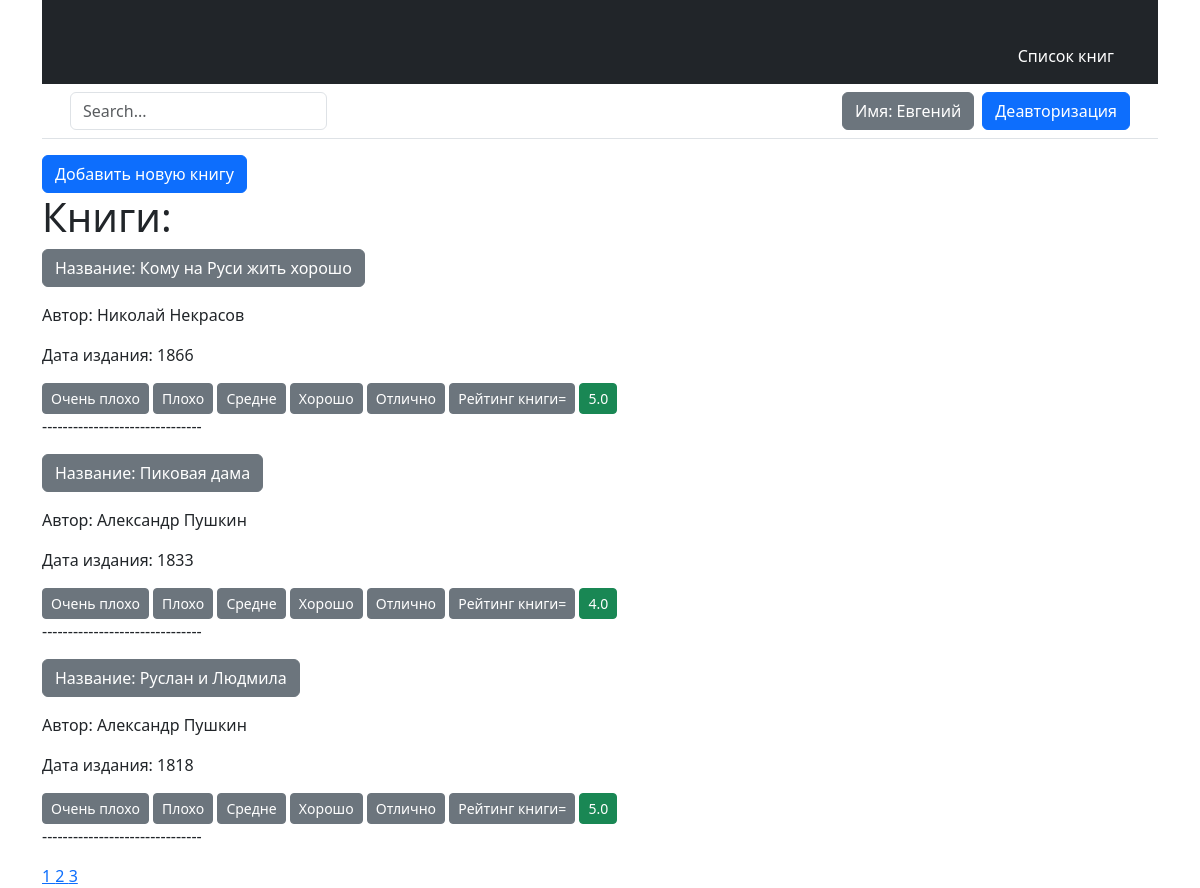
/books/ (signed in), run on the app's committed database.
### books_app/models.py (models this page shows, shortened)
class Visitor(models.Model):
    user = models.OneToOneField(User, on_delete=models.CASCADE)
    name = models.CharField(max_length=100)
    surname = models.CharField(max_length=100)
    bio = models.TextField(max_length=500, blank=True)

class Book(models.Model):
    class META:
        ordering = ["name"]
    class BookManager(models.Manager):
        '''
        Кастомный менеджер для модели книг
        '''
    name = models.CharField(max_length=100, verbose_name='Название книги')
    author = models.ForeignKey(Author, on_delete=models.CASCADE, verbose_name='Автор')
    year = models.PositiveSmallIntegerField(verbose_name='Год издания')
    description = models.TextField(null=False, blank=True, verbose_name='Краткое описание')
    custom = BookManager()
    def get_sum_rating(self) -> float:
        rate_count = len(self.ratings.all())
        if rate_count != 0:
            return sum([rating.rate for rating in self.ratings.all()]) / rate_count
        return 0

class Author(models.Model):
    class META:
        ordering = ["surname"]
    name = models.CharField(max_length=50)
    surname = models.CharField(max_length=50)
    year_of_birth = models.PositiveSmallIntegerField()
    description = models.TextField(null=False, blank=True)
    def __str__(self) -> str:
        full_name = "%s %s" % (self.name, self.surname)
        return full_name.strip()

class BookRate(models.Model):
    book = models.ForeignKey(Book, on_delete=models.CASCADE, related_name='ratings')
    visitor = models.ForeignKey(Visitor, on_delete=models.CASCADE, related_name='visitor_rate')
    rate = models.PositiveSmallIntegerField(choices=[(1, 'один'), (2, 'два'), (3, 'три'), (4, 'четыре'), (5, 'пять')])
    class Meta:
        unique_together = ('book', 'visitor')

### books_app/views.py (the view)
# urls.py: path('', BookListView.as_view(), name='books_list'),
class BookListView(ListView):
    template_name = 'books_app/books_list.html'
    context_object_name = 'object_list'
    model = Book
    queryset = Book.custom.all()
    paginate_by = 3
    def get_context_data(self, **kwargs):
        context = super().get_context_data(**kwargs)
        context['title'] = 'Главная страница'
        return context

### books_app/templates/books_app/books_list.html (shortened to what this page needs)
{% extends 'books_app/base.html' %}
{% load static %}
{% block body %}
    <div>
       <a href="{% url 'books_app:book_add' %}" class="btn btn-primary">Добавить новую книгу</a>
    </div>
    <h1>Книги:</h1>
    {% if object_list %}
        <div>
            {% for book in object_list.all %}
                <div>
                    <p><a href="{% url 'books_app:book_details' pk=book.pk %}" class="btn btn-secondary">Название: {{ book.name }}</a></p>
                    <p>Автор: {{ book.author }}</p>
                    <p>Дата издания: {{ book.year }}</p>
                    <div class="rating-buttons">
                        <button class="btn btn-sm btn-secondary" data-book="{{ book.id }}" data-rate="1">Очень плохо</button>
                        <button class="btn btn-sm btn-secondary" data-book="{{ book.id }}" data-rate="2">Плохо</button>
                        <button class="btn btn-sm btn-secondary" data-book="{{ book.id }}" data-rate="3">Средне</button>
                        <button class="btn btn-sm btn-secondary" data-book="{{ book.id }}" data-rate="4">Хорошо</button>
                        <button class="btn btn-sm btn-secondary" data-book="{{ book.id }}" data-rate="5">Отлично</button>
                        <button class="btn btn-sm btn-secondary">Рейтинг книги=</button>
                        <button class="btn btn-sm btn-success rating-sum">{{ book.get_sum_rating }}</button>
                    </div>
                    <p>-------------------------------</p>
                </div>
            {% endfor %}
        </div>
    {% else %}
        <h3>Нет книг в библиотеке.</h3>
    {% endif %}
{% endblock %}

### templates/header.html
<header>
    <div class="px-3 py-2 text-bg-dark">
      <div class="container">
        <div class="d-flex flex-wrap align-items-center justify-content-center justify-content-lg-start">
          <a href="/" class="d-flex align-items-center my-2 my-lg-0 me-lg-auto text-white text-decoration-none">
            <svg class="bi me-2" width="40" height="32" role="img" aria-label="Bootstrap"><use xlink:href="#bootstrap"></use></svg>
          </a>
          <ul class="nav col-12 col-lg-auto my-2 justify-content-center my-md-0 text-small">
            <li>
              <a href="{% url 'books_app:books_list' %}" class="nav-link text-white">
                <svg class="bi d-block mx-auto mb-1" width="24" height="24"><use xlink:href="#home"></use></svg>
                Список книг
              </a>
            </li>
          </ul>
        </div>
      </div>
    </div>
    <div class="px-3 py-2 border-bottom mb-3">
      <div class="container d-flex flex-wrap justify-content-center">
        <form class="col-12 col-lg-auto mb-2 mb-lg-0 me-lg-auto" role="search" method="get" action="{% url 'books_app:search' %}">
            <input type="search" class="form-control" placeholder="Search..." aria-label="Search" name='do' autocomplete="off" id="search">
        </form>
        {% if user.is_superuser %}
            <h3>Вы - Администратор</h3>
            <a href="{% url 'books_app:logout' %}" type="button" class="btn btn-primary">Деавторизация</a>
        {% elif request.user.is_authenticated %}
            <a href="{% url 'books_app:visitor_details' pk=user.visitor.pk %}" type="button" class="btn btn-secondary me-2">Имя: {% firstof user.visitor.name user.username %}</a>
            <a href="{% url 'books_app:logout' %}" type="button" class="btn btn-primary">Деавторизация</a>
        {% else %}
            <div class="text-end">
                <a href="{% url 'books_app:login' %}" type="button" class="btn btn-light text-dark me-2">Авторизация</a>
                <a href="{% url 'books_app:register' %}" type="button" class="btn btn-primary">Регистрация</a>
            </div>
        {% endif %}
      </div>
    </div>
  </header>

### data on the page
Book: name "Кому на Руси жить хорошо", author "Николай Некрасов", year "1866", get_sum_rating "5.0"
Book: name "Пиковая дама", author "Александр Пушкин", year "1833", get_sum_rating "4.0"
Book: name "Руслан и Людмила", author "Александр Пушкин", year "1818", get_sum_rating "5.0"

### other printed values
{{ page_number }} "1" "2" "3"
